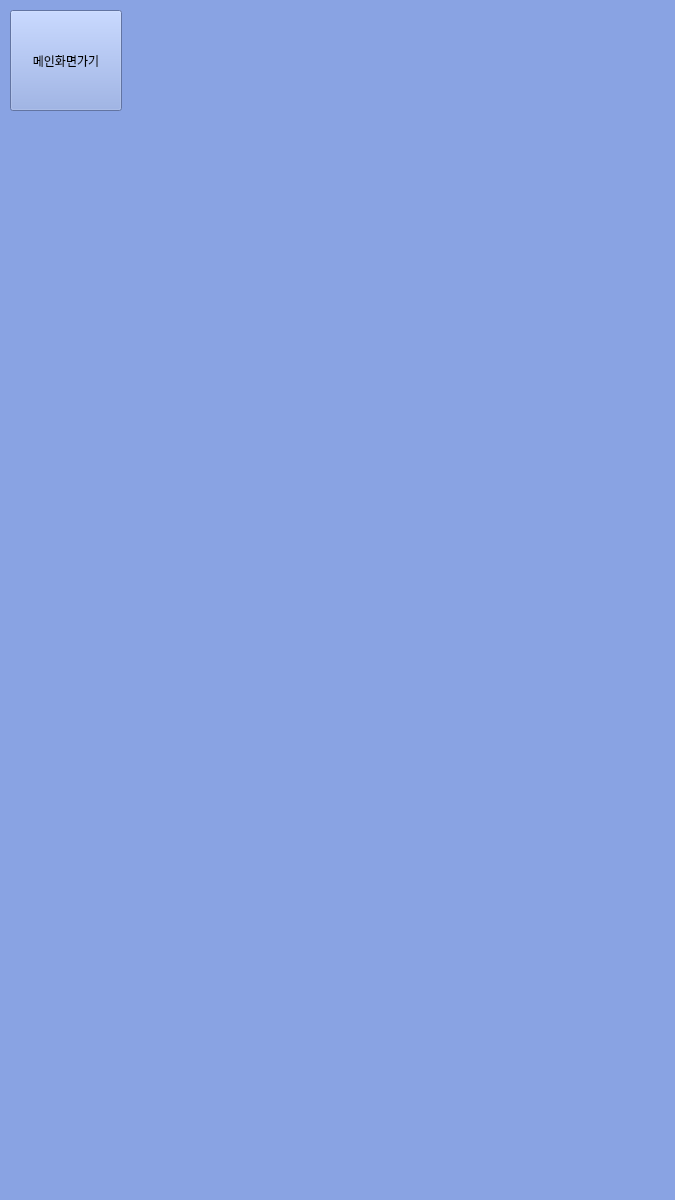
<?xml version="1.0" encoding="UTF-8"?>
<ui version="4.0">
 <class>Form</class>
 <widget class="QWidget" name="Form">
  <property name="enabled">
   <bool>true</bool>
  </property>
  <property name="geometry">
   <rect>
    <x>0</x>
    <y>0</y>
    <width>675</width>
    <height>1200</height>
   </rect>
  </property>
  <property name="windowTitle">
   <string>Form</string>
  </property>
  <property name="styleSheet">
   <string notr="true">
background-color:#89a3e3;</string>
  </property>
  <widget class="QPushButton" name="pushButton">
   <property name="geometry">
    <rect>
     <x>10</x>
     <y>10</y>
     <width>112</width>
     <height>101</height>
    </rect>
   </property>
   <property name="text">
    <string>메인화면가기</string>
   </property>
  </widget>
 </widget>
 <resources/>
 <connections>
  <connection>
   <sender>pushButton</sender>
   <signal>clicked()</signal>
   <receiver>Form</receiver>
   <slot>btn_second_to_main()</slot>
   <hints>
    <hint type="sourcelabel">
     <x>48</x>
     <y>87</y>
    </hint>
    <hint type="destinationlabel">
     <x>110</x>
     <y>135</y>
    </hint>
   </hints>
  </connection>
 </connections>
 <slots>
  <slot>btn_second_to_main()</slot>
 </slots>
</ui>
